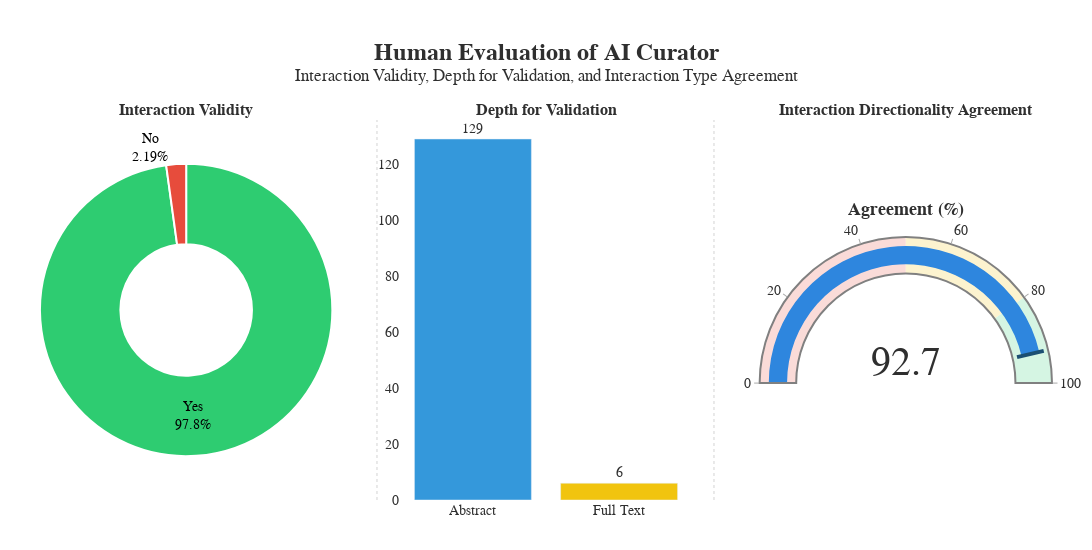

Here is the notebook cell this chart was saved with:
### Code cell
import plotly.graph_objects as go
from plotly.subplots import make_subplots

# --- Counts & metrics ---
valid_counts = df['Is the interaction valid?'].value_counts()
source_counts = df['Did answer come from abstract or full text?'].value_counts()
agreement_percent = round(df['Agreement'].mean() * 100, 1)

# --- Create Subplots Layout ---
fig = make_subplots(
    rows=1, cols=3,
    specs=[[{'type':'domain'}, {'type':'xy'}, {'type':'indicator'}]],
    subplot_titles=[
        "<b>Interaction Validity</b>",
        "<b>Depth for Validation</b>",
        "<b>Interaction Directionality Agreement</b>"
    ]
)

# --- (1) Validity Pie ---
fig.add_trace(
    go.Pie(
        labels=valid_counts.index,
        values=valid_counts.values,
        hole=0.45,
        marker=dict(colors=['#2ECC71', '#E74C3C'],
                    line=dict(color='white', width=2)),
        textinfo='label+percent',
        textfont=dict(size=14, color='black'),
    ),
    1, 1
)

# --- (2) Source Bar ---
fig.add_trace(
    go.Bar(
        x=source_counts.index,
        y=source_counts.values,
        marker_color=['#3498DB', '#F1C40F'],
        text=source_counts.values,
        textposition='outside',
        textfont=dict(size=14),
        hovertemplate='<b>%{x}</b><br>Count: %{y}<extra></extra>'
    ),
    1, 2
)

# --- (3) Gauge ---
fig.add_trace(
    go.Indicator(
        mode="gauge+number",
        value=agreement_percent,
        delta={'reference': 80, 'increasing': {'color': '#27AE60'}, 'decreasing': {'color': '#E74C3C'}},
        title={'text': "<b>Agreement (%)</b>", 'font': {'size': 18}},
        number={'font': {'size': 40}},
        gauge={
            'axis': {'range': [0, 100], 'tickwidth': 1, 'tickcolor': "darkgray"},
            'bar': {'color': "#2E86DE"},
            'bgcolor': "white",
            'borderwidth': 2,
            'bordercolor': "gray",
            'steps': [
                {'range': [0, 50], 'color': "#FADBD8"},
                {'range': [50, 80], 'color': "#FCF3CF"},
                {'range': [80, 100], 'color': "#D5F5E3"}
            ],
            'threshold': {
                'line': {'color': "#1B4F72", 'width': 4},
                'thickness': 0.75,
                'value': agreement_percent
            }
        }
    ),
    1, 3
)

# --- Layout Tweaks for Professional Look ---
fig.update_layout(
    title=dict(
        text="<b>Human Evaluation of AI Curator</b><br><sup>Interaction Validity, Depth for Validation, and Interaction Type Agreement</sup>",
        x=0.5,
        xanchor='center',
        font=dict(size=24)
    ),
    font=dict(family="Arial", size=14, color="#2F2F2F"),
    plot_bgcolor='white',
    paper_bgcolor='white',
    showlegend=False,
    height=550,
    width=1250,
    margin=dict(l=40, r=40, t=120, b=40),
)

# --- Axis and Label Styling ---
fig.update_xaxes(showgrid=False, showline=False, zeroline=False)
fig.update_yaxes(showgrid=False, showline=False, zeroline=False)

# --- Add subtle divider lines between panels (optional aesthetic touch) ---
fig.add_shape(type="line",
              x0=0.333, x1=0.333, y0=0, y1=1,
              xref="paper", yref="paper",
              line=dict(color="lightgray", width=1, dash="dot"))
fig.add_shape(type="line",
              x0=0.666, x1=0.666, y0=0, y1=1,
              xref="paper", yref="paper",
              line=dict(color="lightgray", width=1, dash="dot"))

fig.show()
fig.write_image("ai_curation_dashboard-d1.png", scale=4, width=1200, height=600)

### Figure 1 — Plotly figure (JSON) as saved in the notebook; plotly's stock layout.template omitted (floating-point values rounded to 4 significant figures)
{"data": [{"domain": {"x": [0, 0.2889], "y": [0, 1]}, "hole": 0.45, "labels": ["Yes", "No"], "marker": {"colors": ["#2ECC71", "#E74C3C"], "line": {"color": "white", "width": 2}}, "textfont": {"color": "black", "size": 14}, "textinfo": "label+percent", "type": "pie", "values": [134, 3]}, {"hovertemplate": "<b>%{x}</b><br>Count: %{y}<extra></extra>", "marker": {"color": ["#3498DB", "#F1C40F"]}, "text": [129.0, 6.0], "textfont": {"size": 14}, "textposition": "outside", "type": "bar", "x": ["Abstract", "Full Text"], "xaxis": "x", "y": [129, 6], "yaxis": "y"}, {"delta": {"decreasing": {"color": "#E74C3C"}, "increasing": {"color": "#27AE60"}, "reference": 80}, "domain": {"x": [0.7111, 1], "y": [0, 1]}, "gauge": {"axis": {"range": [0, 100], "tickcolor": "darkgray", "tickwidth": 1}, "bar": {"color": "#2E86DE"}, "bgcolor": "white", "bordercolor": "gray", "borderwidth": 2, "steps": [{"color": "#FADBD8", "range": [0, 50]}, {"color": "#FCF3CF", "range": [50, 80]}, {"color": "#D5F5E3", "range": [80, 100]}], "threshold": {"line": {"color": "#1B4F72", "width": 4}, "thickness": 0.75, "value": 92.7}}, "mode": "gauge+number", "number": {"font": {"size": 40}}, "title": {"font": {"size": 18}, "text": "<b>Agreement (%)</b>"}, "type": "indicator", "value": 92.7}], "layout": {"annotations": [{"font": {"size": 16}, "showarrow": false, "text": "<b>Interaction Validity</b>", "x": 0.1444, "xanchor": "center", "xref": "paper", "y": 1, "yanchor": "bottom", "yref": "paper"}, {"font": {"size": 16}, "showarrow": false, "text": "<b>Depth for Validation</b>", "x": 0.5, "xanchor": "center", "xref": "paper", "y": 1, "yanchor": "bottom", "yref": "paper"}, {"font": {"size": 16}, "showarrow": false, "text": "<b>Interaction Directionality Agreement</b>", "x": 0.8556, "xanchor": "center", "xref": "paper", "y": 1, "yanchor": "bottom", "yref": "paper"}], "font": {"color": "#2F2F2F", "family": "Arial", "size": 14}, "height": 550, "margin": {"b": 40, "l": 40, "r": 40, "t": 120}, "paper_bgcolor": "white", "plot_bgcolor": "white", "shapes": [{"line": {"color": "lightgray", "dash": "dot", "width": 1}, "type": "line", "x0": 0.333, "x1": 0.333, "xref": "paper", "y0": 0, "y1": 1, "yref": "paper"}, {"line": {"color": "lightgray", "dash": "dot", "width": 1}, "type": "line", "x0": 0.666, "x1": 0.666, "xref": "paper", "y0": 0, "y1": 1, "yref": "paper"}], "showlegend": false, "title": {"font": {"size": 24}, "text": "<b>Human Evaluation of AI Curator</b><br><sup>Interaction Validity, Depth for Validation, and Interaction Type Agreement</sup>", "x": 0.5, "xanchor": "center"}, "width": 1250, "xaxis": {"anchor": "y", "domain": [0.3556, 0.6444], "showgrid": false, "showline": false, "zeroline": false}, "yaxis": {"anchor": "x", "domain": [0, 1], "showgrid": false, "showline": false, "zeroline": false}}}
